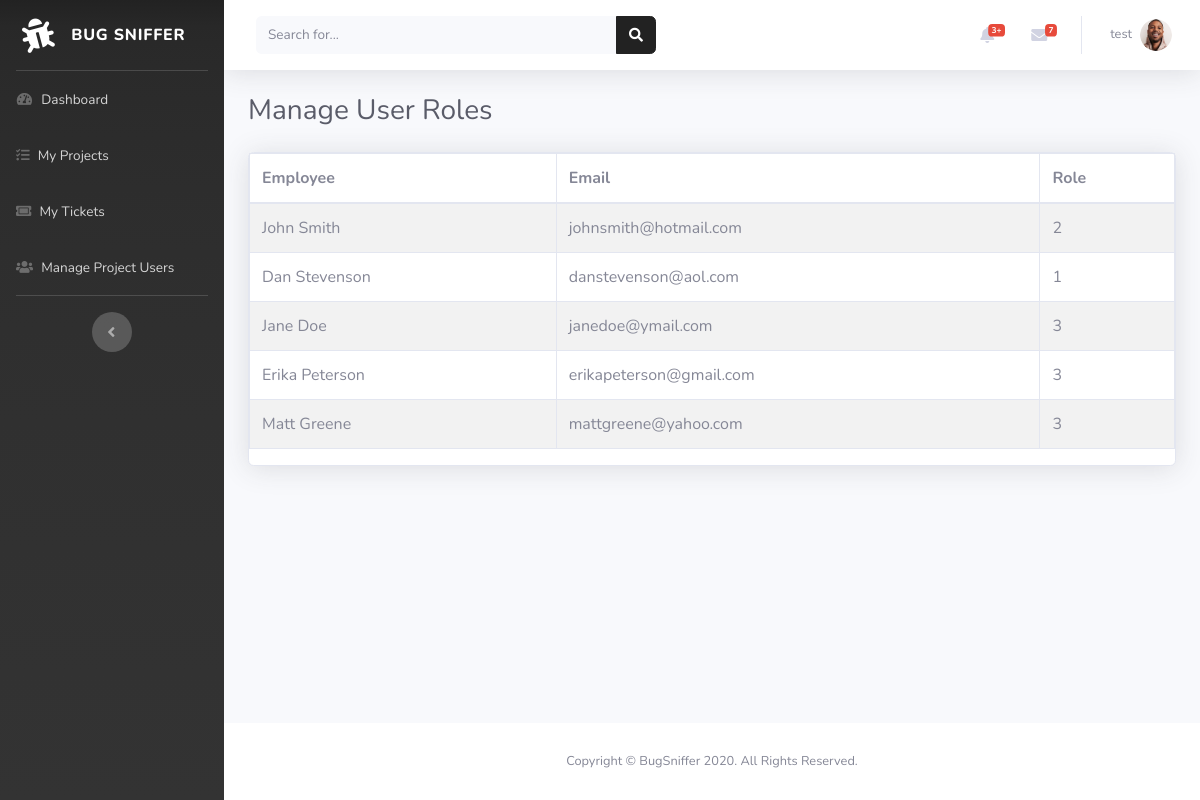
Screenshot of /admin/manage_roles.php (signed in) with the database file from the repository.
### tables this page shows
CREATE TABLE `employees` (
  `id` int(11) NOT NULL,
  `name` varchar(100) NOT NULL,
  `email` varchar(100) NOT NULL,
  `role` varchar(100) NOT NULL,
  `p_id` int(10) NOT NULL
);

### admin/manage_roles.php (the view, shortened to what this page needs)
<?php
  include('./includes/header.php');
  include('./includes/navbar.php');
  include_once('./../connections/config.php');
?>
    <div id="content-wrapper" class="d-flex flex-column">
      <div id="content">
        <?php
          include('./includes/topbar.php');
        ?>
        <div class="container-fluid">
          <div class="d-sm-flex align-items-center justify-content-between mb-4">
            <h1 class="h3 mb-0 text-gray-800">Manage User Roles</h1>
          </div>
          <div class="row">
          <div class="col-md-12">
            <div class="card shadow mb-4">
            <?php
                $sql = "SELECT * FROM employees";
                if($result = $mysqli->query($sql)){
                    if($result->num_rows > 0){
                        echo "<table class='table table-bordered table-striped'>";
                            echo "<thead>";
                                echo "<tr>";
                                    echo "<th>Employee</th>";
                                    echo "<th>Email</th>";
                                    echo "<th>Role</th>";
                                echo "</tr>";
                            echo "</thead>";
                            echo "<tbody>";
                            while($row = $result->fetch_array()){
                                echo "<tr>";
                                    echo "<td>" . $row['name'] . "</td>";
                                    echo "<td>" . $row['email'] . "</td>";
                                    echo "<td>" . $row['role'] . "</td>";
                                echo "</tr>";
                            }
                            echo "</tbody>";
                        echo "</table>";
                    } else{
                        echo "<p class='lead'><em>No records were found.</em></p>";
                    }
                } else{
                    echo "ERROR: Could not able to execute $sql. " . $mysqli->error;
                }
            ?>
            </div>
        </div>
            </div>
        </div>
      </div>
<?php
    include('./includes/footer.php');
?>

### rows the page displays
employees: name "John Smith", email "johnsmith@hotmail.com", role "2"
employees: name "Dan Stevenson", email "danstevenson@aol.com", role "1"
employees: name "Jane Doe", email "janedoe@ymail.com", role "3"
employees: name "Erika Peterson", email "erikapeterson@gmail.com", role "3"
employees: name "Matt Greene", email "mattgreene@yahoo.com", role "3"

### other values shown
$_SESSION["username"] "test"
